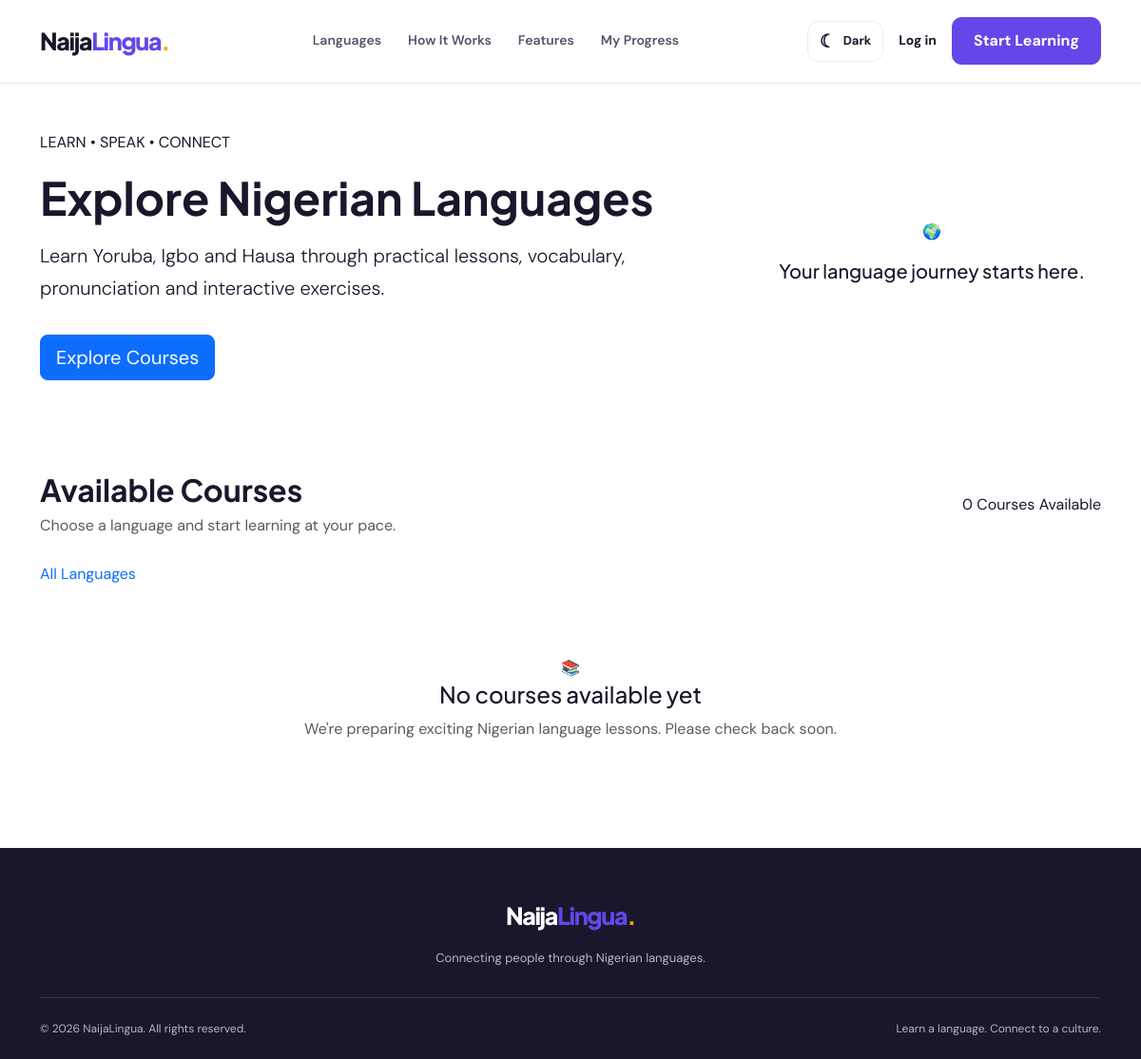
Page /courses/ on the earlier database version.
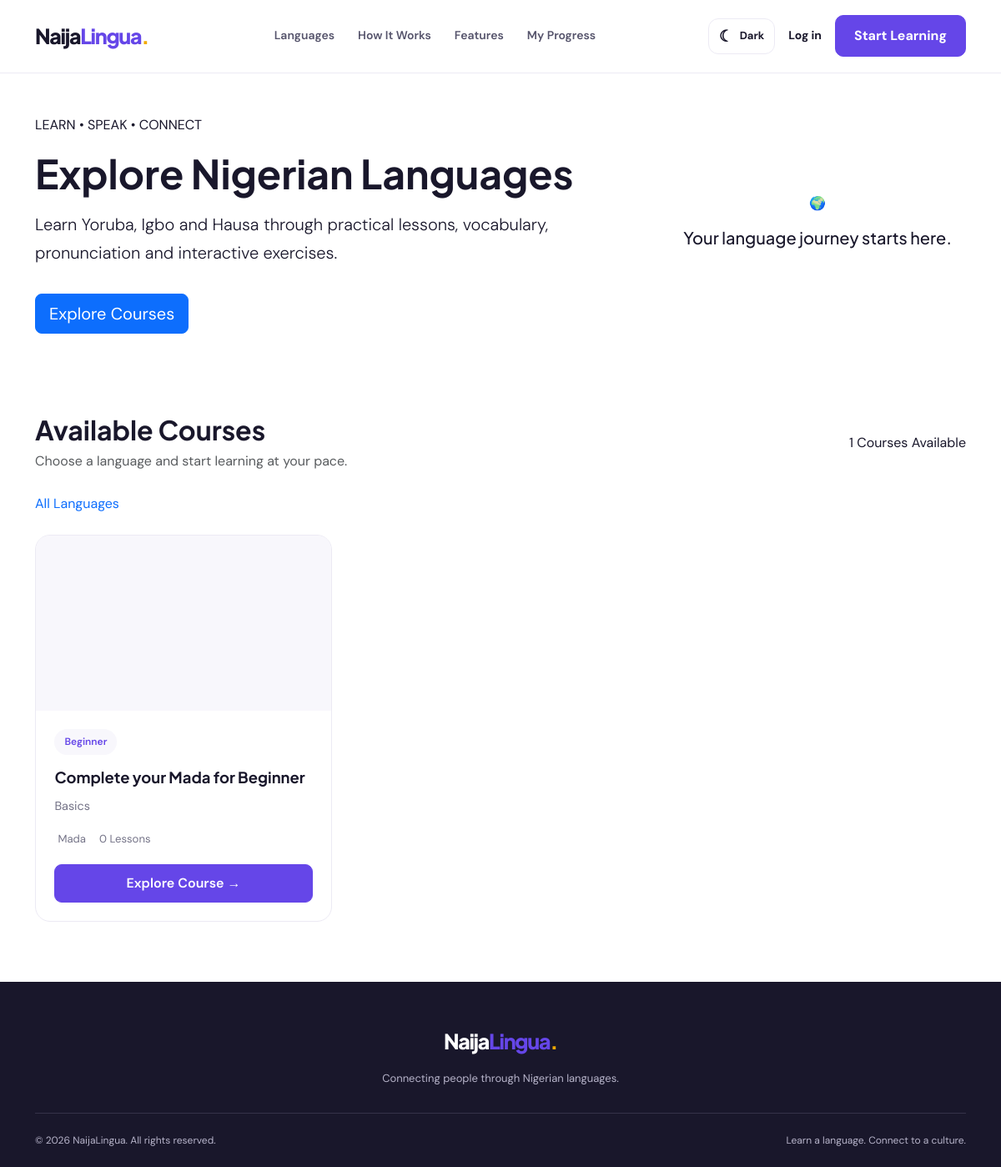
Same page on the later database version.
### courses/models.py (models this page shows, shortened)
class Course(models.Model):
    class Level(models.TextChoices):
        BEGINNER = "BEGINNER", "Beginner"
        INTERMEDIATE = "INTERMEDIATE", "Intermediate"
        ADVANCED = "ADVANCED", "Advanced"
    instructor = models.ForeignKey(
    "accounts.User",
    on_delete=models.SET_NULL,
    null=True,
    blank=True,
    related_name="courses"
    )
    language = models.ForeignKey(
    "languages.Language",
    on_delete=models.CASCADE,
    related_name="courses"
    )
    title = models.CharField(max_length=200)
    slug = models.SlugField(
        max_length=220,
        unique=True,
        blank=True
    )
    description = models.TextField()
    level = models.CharField(
        max_length=20,
        choices=Level.choices,
        default=Level.BEGINNER
    )
    thumbnail = models.ImageField(
        upload_to="courses/",
        blank=True,
        null=True
    )
    is_premium = models.BooleanField(default=False)
    is_published = models.BooleanField(default=False)
    created_at = models.DateTimeField(auto_now_add=True)
    updated_at = models.DateTimeField(auto_now=True)
    class Meta:
        ordering = ["language", "level", "title"]
    @property
    def lesson_count(self):
        return self.lessons.filter(is_published=False).count()

### languages/models.py (models this page shows, shortened)
class Language(models.Model):
    name = models.CharField(max_length=100, unique=True)
    native_name = models.CharField(max_length=100)
    slug = models.SlugField(max_length=120, unique=True, blank=True)
    description = models.TextField()
    image = models.ImageField(
        upload_to="languages/",
        blank=True,
        null=True,
    )
    is_active = models.BooleanField(default=True)
    display_order = models.PositiveIntegerField(default=0)
    created_at = models.DateTimeField(auto_now_add=True)
    class Meta:
        ordering = ["display_order", "name"]
        verbose_name = "Language"
        verbose_name_plural = "Languages"

### courses/views.py (the view)
# urls.py: path("", views.course_list, name="list"),
def course_list(request):
    courses = Course.objects.filter(
    ).select_related("language")
    lesson_count = Course.objects.count()
    languages = Course.objects.filter(
    ).values(
        "language__name",
        "language__slug"
    ).distinct()
    language_slug = request.GET.get("language")
    if language_slug:
        courses = courses.filter(
            language__slug=language_slug
        )
    context = {
        "courses": courses,
        "lesson_count":lesson_count,
        "languages": languages,
    }
    return render(
        request,
        "courses/course_list.html",
        context
    )

### templates/courses/course_list.html (shortened to what this page needs)
{% extends "base.html" %}
{% block content %}
<section class="course-hero py-5">
    <div class="container">
        <div class="row align-items-center">
            <div class="col-lg-8">
                <span class="course-eyebrow">LEARN • SPEAK • CONNECT</span>
                <h1 class="display-5 fw-bold mt-3">
                    Explore Nigerian Languages
                </h1>
                <p class="lead mt-3">
                    Learn Yoruba, Igbo and Hausa through practical lessons,
                    vocabulary, pronunciation and interactive exercises.
                </p>
                <a href="#courseCatalog" class="btn btn-primary btn-lg mt-3">
                    Explore Courses
                </a>
            </div>
            <div class="col-lg-4 text-center mt-4 mt-lg-0">
                <div class="course-hero-icon">🌍</div>
                <h5 class="mt-3">Your language journey starts here.</h5>
            </div>
        </div>
    </div>
</section>
<section class="py-5" id="courseCatalog">
    <div class="container">
        <div class="d-flex flex-wrap justify-content-between align-items-center mb-4 gap-3">
            <div>
                <h2 class="fw-bold mb-1">Available Courses</h2>
                <p class="text-muted mb-0">
                    Choose a language and start learning at your pace.
                </p>
            </div>
            <span class="course-count">
                {{ courses|length }} Courses Available
            </span>
        </div>
        <div class="course-filters mb-4">
            <a href="{% url 'courses:list' %}"
               class="filter-btn active">
                All Languages
            </a>
        </div>
        <div class="row g-4">
            {% for course in courses %}
            <div class="col-md-6 col-lg-4 mb-4">
            <div class="course-card">
        <div class="position-relative">
            {% if course.thumbnail %}
                <img src="{{ course.thumbnail.url }}"
                     class="course-thumbnail"
                     alt="{{ course.title }}">
            {% else %}
                <div class="course-thumbnail-placeholder">
                </div>
            {% endif %}
        </div>
        <div class="card-body">
            <span class="course-level mb-3">
                {{ course.get_level_display }}
            </span>
            <h5 class="course-title">{{ course.title }}</h5>
            <p class="course-description">
                {{ course.description|truncatewords:18 }}
            </p>
            <div class="course-meta">
                <span>
                    {{ course.language.name }}
                </span>
                <span>
                    {{ course.lesson_count }} Lessons
                </span>
            </div>
            <div class="mt-auto">
                <a href="{% url 'courses:detail' course.slug %}"
                   class="btn btn-brand w-100">
                    Explore Course →
                </a>
            </div>
        </div>
    </div>
</div>
            {% empty %}
            <div class="col-12">
                <div class="empty-courses text-center py-5">
                    <div class="empty-icon">📚</div>
                    <h4>No courses available yet</h4>
                    <p class="text-muted">
                        We're preparing exciting Nigerian language lessons.
                        Please check back soon.
                    </p>
                </div>
            </div>
            {% endfor %}
        </div>
    </div>
</section>
{% endblock %}

### templates/base.html (shortened to what this page needs)
{% load static %}
<!DOCTYPE html>
<html lang="en">
<head>
    <link href="https://cdn.jsdelivr.net/npm/bootstrap@5.3.3/dist/css/bootstrap.min.css"
          rel="stylesheet">
    <link rel="stylesheet"
          href="{% static 'css/style.css' %}">
</head>
<body>
    <nav class="navbar navbar-expand-lg navbar-light site-navbar">
        <div class="container">
            <a class="navbar-brand brand-logo"
               href="{% url 'core:home' %}">
                Naija<span>Lingua</span><span class="brand-dot">.</span>
            </a>
            <div class="collapse navbar-collapse"
                 id="mainNavbar">
                <ul class="navbar-nav mx-auto mb-2 mb-lg-0">
                    <li class="nav-item">
                        <a class="nav-link"
                           href="{% url 'core:home' %}#languages">
                            Languages
                        </a>
                    </li>
                    <li class="nav-item">
                        <a class="nav-link"
                           href="{% url 'core:home' %}#how-it-works">
                            How It Works
                        </a>
                    </li>
                    <li class="nav-item">
                        <a class="nav-link"
                           href="{% url 'core:home' %}#features">
                            Features
                        </a>
                    </li>
                    <li class="nav-item">
                        <a href="{% url 'courses:course_progress' %}"
                        class="nav-link">
                            My Progress
                        </a>
                    </li>
                </ul>
                <div class="d-flex align-items-center gap-3 flex-wrap">
    <button
        type="button"
        class="theme-toggle"
        id="themeToggle"
        aria-label="Switch to dark mode"
        title="Switch theme"
    >
        <span class="theme-icon" id="themeIcon" aria-hidden="true">
        </span>
        <span class="theme-label" id="themeLabel">
        </span>
    </button>
    <a href="{% url 'accounts:login' %}" class="nav-login">
        Log in
    </a>
    <a href="{% url 'courses:list'%}" class="btn btn-brand">
        Start Learning
    </a>
</div>
            </div>
        </div>
    </nav>
    <main>
        {% block content %}{% endblock %}
    </main>
    <footer class="site-footer">
        <div class="container">
            <div class="footer-content">
                <a href="{% url 'core:home' %}"
                   class="brand-logo footer-brand">
                    Naija<span>Lingua</span><span class="brand-dot">.</span>
                </a>
                <p>
                    Connecting people through Nigerian languages.
                </p>
            </div>
            <div class="footer-bottom">
                <span>
                    &copy; {% now "Y" %} NaijaLingua.
                    All rights reserved.
                </span>
                <span>Learn a language. Connect to a culture.</span>
            </div>
        </div>
    </footer>
</body>
</html>

### static/css/style.css (style rules this page uses)
:root { color-scheme: light; --primary: #6546e8; --primary-dark: #4f32ca; --primary-light: #f0edff; --text-dark: #19172b; --text-muted: #747387; --background: #ffffff; --surface: #f8f7fc; --card-bg: #ffffff; --navbar-bg: rgba(255, 255, 255, 0.96); --border: #eceaf4; --input-bg: #ffffff; --green: #16a477; --yellow: #f9c74f; --shadow: 0 15px 45px rgba(35, 24, 85, 0.07); --radius: 20px; }
* { box-sizing: border-box; }
html { scroll-behavior: smooth; scroll-padding-top: 90px; }
body { margin: 0; font-family: "DM Sans", sans-serif; color: var(--text-dark); background: var(--background); line-height: 1.7; }
h1, h2, h3, h4, h5, .brand-logo { font-family: "Plus Jakarta Sans", sans-serif; }
a { text-decoration: none; }
.site-navbar { position: sticky; top: 0; z-index: 1000; background: rgba(255, 255, 255, 0.96); border-bottom: 1px solid var(--border); backdrop-filter: blur(15px); padding: 17px 0; }
.brand-logo { font-size: 25px; font-weight: 800; letter-spacing: -1.3px; color: var(--text-dark); }
.brand-logo span:first-child { color: var(--primary); }
.brand-dot { color: #f2a900; }
.navbar-nav { gap: 12px; }
.nav-link { color: #55536b; font-size: 14px; font-weight: 600; }
.nav-login { font-size: 14px; font-weight: 700; color: var(--text-dark); }
.btn-brand { display: inline-flex; align-items: center; justify-content: center; gap: 10px; background: var(--primary); color: white; border: 1px solid var(--primary); border-radius: 10px; padding: 12px 22px; font-weight: 700; transition: 0.25s ease; }
.site-footer { padding: 50px 0 22px; background: #19172b; color: white; }
.footer-content { text-align: center; padding-bottom: 30px; }
.footer-brand { color: white; }
.footer-content p { margin: 12px 0 0; color: #b7b4ca; font-size: 13px; }
.footer-bottom { display: flex; justify-content: space-between; gap: 15px; flex-wrap: wrap; padding-top: 22px; border-top: 1px solid #353249; color: #b7b4ca; font-size: 12px; }
body, .site-navbar, .language-card, .feature-card, .step-card, .learning-card, .floating-note, .language-example, .language-placeholder, .learning-tip, .pronunciation, .empty-languages, .cta-section { transition: background-color 0.25s ease, color 0.25s ease, border-color 0.25s ease, box-shadow 0.25s ease; }
.theme-toggle { display: inline-flex; align-items: center; justify-content: center; gap: 8px; min-width: 43px; min-height: 43px; padding: 9px 12px; border: 1px solid var(--border); border-radius: 12px; background: var(--card-bg); color: var(--text-dark); cursor: pointer; font-size: 13px; font-weight: 700; transition: 0.2s ease; }
.theme-toggle .theme-icon { font-size: 19px; line-height: 1; }
.course-level { padding: 6px 10px; border-radius: 50px; background: var(--surface); color: var(--text-muted); font-size: 10px; font-weight: 700; }
.course-card { height: 100%; display: flex; flex-direction: column; background: var(--card-bg); border: 1px solid var(--border); border-radius: 18px; overflow: hidden; transition: transform 0.3s ease, box-shadow 0.3s ease, border-color 0.3s ease; }
.course-card .course-thumbnail-placeholder { height: 210px; display: flex; align-items: center; justify-content: center; background: var(--surface); color: var(--primary); font-size: 3.5rem; }
.course-card .card-body { padding: 1.4rem; display: flex; flex-direction: column; flex: 1; }
.course-card .course-title { color: var(--text-dark); font-size: 1.15rem; font-weight: 700; margin-bottom: 0.7rem; }
.course-card .course-description { color: var(--text-muted); font-size: 0.9rem; line-height: 1.7; margin-bottom: 1rem; }
.course-card .course-meta { display: flex; flex-wrap: wrap; gap: 12px; color: var(--text-muted); font-size: 0.82rem; margin-bottom: 1.2rem; }
.course-card .course-level { display: inline-block; width: fit-content; padding: 5px 12px; border-radius: 30px; background: var(--surface); color: var(--primary); font-size: 0.75rem; font-weight: 600; }
.course-card .btn-brand { border-radius: 9px; font-weight: 600; padding: 10px 16px; transition: all 0.25s ease; }

Differences in the rows shown:
added Course: level "Beginner", title "Complete your Mada for Beginner", description "Basics", language.name "Mada", lesson_count "0"
Other differences:
{{ courses|length }}: "0" → "1"
text no longer shown: "📚 No courses available yet We're preparing exciting Nigerian language lessons. Please check back soon."
